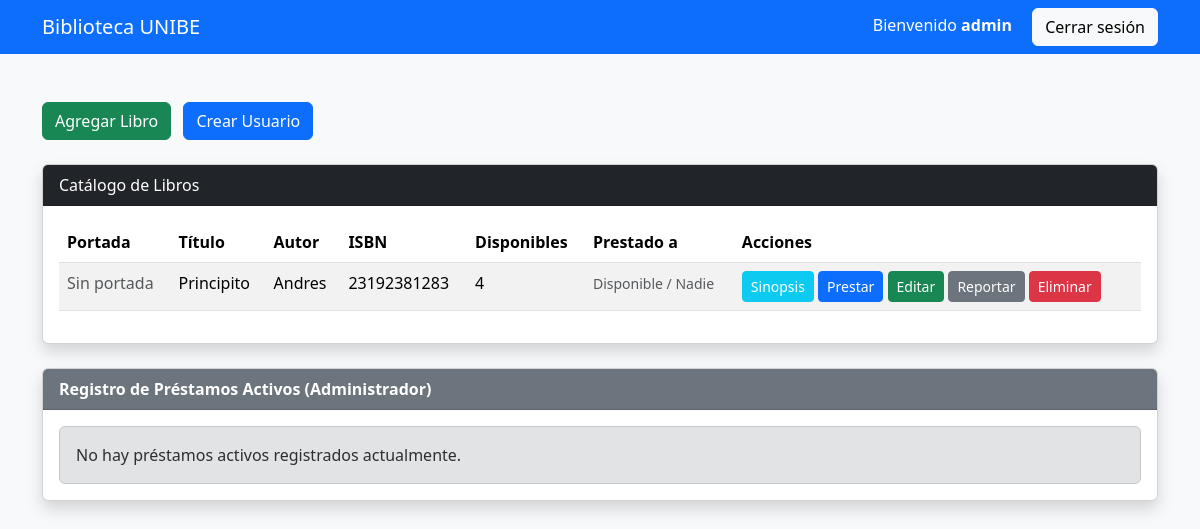
The page /inicio (signed in) on the database as committed earlier.
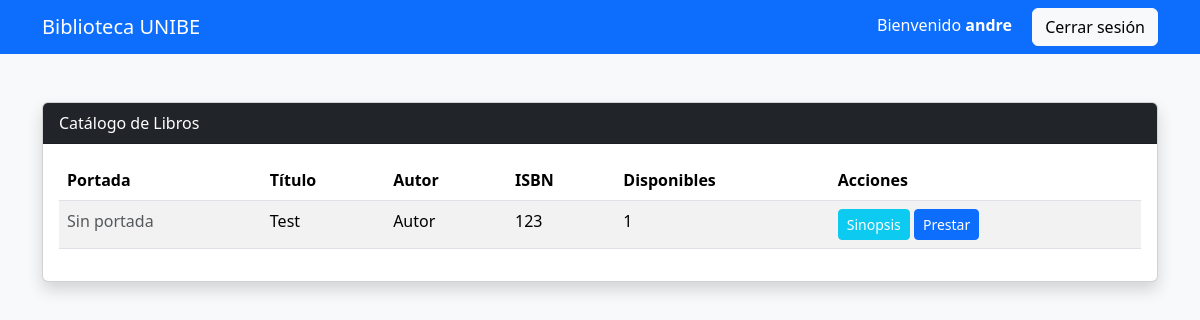
The same page on the database as committed later.
### app.py (models this page shows)
class Usuario(db.Model):
    id = db.Column(db.Integer, primary_key=True)
    usuario = db.Column(db.String(30), unique=True)
    password = db.Column(db.String(30))
    admin = db.Column(db.Boolean)

class Libro(db.Model):
    id = db.Column(db.Integer, primary_key=True)
    titulo = db.Column(db.String(100))
    autor = db.Column(db.String(100))
    isbn = db.Column(db.String(30))
    disponibles = db.Column(db.Integer)
    prestados = db.Column(db.Integer, default=0)
    imagen = db.Column(db.String(255), nullable=True)
    sinopsis = db.Column(db.Text, nullable=True)
    reporte = db.Column(db.Text, nullable=True)

### app.py (the view)
@app.route("/inicio")
def inicio():
    if "usuario" not in session:
        return redirect("/")
    libros = Libro.query.all()
    user = Usuario.query.filter_by(usuario=session["usuario"]).first()
    libros_prestados_ids = []
    if user:
        prestamos = Prestamo.query.filter_by(usuario_id=user.id).all()
        libros_prestados_ids = [p.libro_id for p in prestamos]
    todos_los_prestamos = []
    if session.get("admin"):
        todos_los_prestamos = Prestamo.query.all()
    return render_template(
        "inicio.html",
        libros=libros,
        admin=session["admin"],
        usuario=session["usuario"],
        libros_prestados_ids=libros_prestados_ids,
        todos_los_prestamos=todos_los_prestamos
    )

### Templates/inicio.html (shortened to what the changed rows need)
<!DOCTYPE html>
<html lang="es">
<head>
    <link href="https://cdn.jsdelivr.net/npm/bootstrap@5.3.7/dist/css/bootstrap.min.css" rel="stylesheet">
</head>
<body class="bg-light">
<nav class="navbar navbar-dark bg-primary">
    <div class="container">
        <div>
            <span class="text-white me-3">
                Bienvenido <strong>{{ usuario }}</strong>
            </span>
        </div>
    </div>
</nav>
<div class="container mt-5">
    {% if admin %}
    <div class="mb-4">
        <a href="/agregar" class="btn btn-success me-2">
            Agregar Libro
        </a>
        <a href="/crear_usuario" class="btn btn-primary me-2">
            Crear Usuario
        </a>
    </div>
    {% endif %}
    <div class="card shadow">
        <div class="card-body">
            {% if libros %}
            <table class="table table-striped table-hover">
                <thead>
                    <tr>
                        <th>Portada</th>
                        <th>Título</th>
                        <th>Autor</th>
                        <th>ISBN</th>
                        <th>Disponibles</th>
                        {% if admin %}
                        <th>Prestado a</th>
                        {% endif %}
                        <th>Acciones</th>
                    </tr>
                </thead>
                <tbody>
                {% for libro in libros %}
                    <tr>
                        <td>
                            {% if libro.imagen %}
                            <img src="/Static/uploads/{{ libro.imagen }}" alt="{{ libro.titulo }}" style="max-width: 60px; max-height: 80px; object-fit: cover;" class="img-thumbnail">
                            {% else %}
                            <span class="text-muted">Sin portada</span>
                            {% endif %}
                        </td>
                        <td>
                            {{ libro.titulo }}
                        </td>
                        <td>{{ libro.autor }}</td>
                        <td>{{ libro.isbn }}</td>
                        <td>{{ libro.disponibles }}</td>
                        {% if admin %}
                        <td>
                            {% if libro.prestamos %}
                                {% for p in libro.prestamos %}
                                    <span class="badge bg-info text-dark">{{ p.usuario.usuario }}</span>
                                {% endfor %}
                            {% else %}
                                <span class="text-muted small">Disponible / Nadie</span>
                            {% endif %}
                        </td>
                        {% endif %}
                        <td>
                            <button
                                type="button"
                                class="btn btn-info btn-sm text-white"
                                data-bs-toggle="modal"
                                data-bs-target="#sinopsisModal{{ libro.id }}">
                                Sinopsis
                            </button>
                            {% if libro.disponibles > 0 and libro.id not in libros_prestados_ids %}
                            <a
                                href="/prestar/{{ libro.id }}"
                                class="btn btn-primary btn-sm">
                                Prestar
                            </a>
                            {% endif %}
                            {% if admin %}
                            <a
                                href="/editar/{{ libro.id }}"
                                class="btn btn-success btn-sm">
                                Editar
                            </a>
                            <a
                                href="/reportar/{{ libro.id }}"
                                class="btn btn-secondary btn-sm">
                                Reportar
                            </a>
                            <a
                                href="/eliminar/{{ libro.id }}"
                                class="btn btn-danger btn-sm"
                                onclick="return confirm('¿Eliminar este libro?');">
                                Eliminar
                            </a>
                            {% endif %}
                        </td>
                    </tr>
                {% endfor %}
                </tbody>
            </table>
            {% else %}
                <div class="alert alert-info">
                    No hay libros registrados.
                </div>
            {% endif %}
        </div>
    </div>
    {% if admin %}
    <div class="card shadow mt-4 mb-5">
        <div class="card-header bg-secondary text-white fw-bold">
            Registro de Préstamos Activos (Administrador)
        </div>
        <div class="card-body">
            {% if todos_los_prestamos %}
            <table class="table table-striped align-middle mb-0">
                <thead>
                    <tr>
                        <th>Usuario</th>
                        <th>Libro Prestado</th>
                        <th>Autor</th>
                    </tr>
                </thead>
                <tbody>
                {% for p in todos_los_prestamos %}
                    <tr>
                        <td>
                            <strong class="text-primary">{{ p.usuario.usuario }}</strong>
                        </td>
                        <td>
                            {% if p.libro.imagen %}
                            <img src="/Static/uploads/{{ p.libro.imagen }}" alt="{{ p.libro.titulo }}" style="max-width: 40px; max-height: 50px; object-fit: cover;" class="img-thumbnail me-2">
                            {% endif %}
                            {{ p.libro.titulo }}
                        </td>
                        <td>{{ p.libro.autor }}</td>
                    </tr>
                {% endfor %}
                </tbody>
            </table>
            {% else %}
            <div class="alert alert-secondary mb-0">
                No hay préstamos activos registrados actualmente.
            </div>
            {% endif %}
        </div>
    </div>
    {% endif %}
</div>
</body>
</html>

Rows that differ between the two databases and show on the page:
removed Libro: shows "Sin portada", titulo "Principito", autor "Andres", isbn "23192381283", disponibles "4", shows "Disponible / Nadie"
changed Usuario: usuario "admin" → "andre"
added Libro: shows "Sin portada", titulo "Test", autor "Autor", isbn "123", disponibles "1"
Other text that changed with them:
text no longer shown: "Agregar Libro Crear Usuario Prestado a Registro de Préstamos Activos (Administrador) No hay préstamos activos registrados actualmente."
